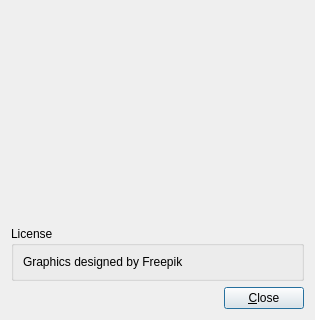
<?xml version="1.0" encoding="UTF-8"?>
<ui version="4.0">
 <class>AboutDialog</class>
 <widget class="QDialog" name="AboutDialog">
  <property name="geometry">
   <rect>
    <x>0</x>
    <y>0</y>
    <width>315</width>
    <height>320</height>
   </rect>
  </property>
  <property name="windowTitle">
   <string>About Hypha Manager</string>
  </property>
  <property name="windowIcon">
   <iconset resource="../res/main.qrc">
    <normaloff>:/main/hypha_mini</normaloff>:/main/hypha_mini</iconset>
  </property>
  <layout class="QGridLayout" name="gridLayout">
   <item row="3" column="0">
    <spacer name="horizontalSpacer">
     <property name="orientation">
      <enum>Qt::Horizontal</enum>
     </property>
     <property name="sizeHint" stdset="0">
      <size>
       <width>40</width>
       <height>20</height>
      </size>
     </property>
    </spacer>
   </item>
   <item row="1" column="0">
    <spacer name="verticalSpacer_2">
     <property name="orientation">
      <enum>Qt::Vertical</enum>
     </property>
     <property name="sizeHint" stdset="0">
      <size>
       <width>20</width>
       <height>40</height>
      </size>
     </property>
    </spacer>
   </item>
   <item row="0" column="0">
    <widget class="QLabel" name="label">
     <property name="text">
      <string/>
     </property>
     <property name="pixmap">
      <pixmap resource="../res/main.qrc">:/main/hypha_text</pixmap>
     </property>
     <property name="scaledContents">
      <bool>true</bool>
     </property>
    </widget>
   </item>
   <item row="3" column="1">
    <widget class="QPushButton" name="closeButton">
     <property name="text">
      <string>&amp;Close</string>
     </property>
    </widget>
   </item>
   <item row="0" column="1" rowspan="2">
    <spacer name="verticalSpacer">
     <property name="orientation">
      <enum>Qt::Vertical</enum>
     </property>
     <property name="sizeHint" stdset="0">
      <size>
       <width>20</width>
       <height>40</height>
      </size>
     </property>
    </spacer>
   </item>
   <item row="2" column="0" colspan="2">
    <widget class="QGroupBox" name="groupBox">
     <property name="title">
      <string>License</string>
     </property>
     <layout class="QGridLayout" name="gridLayout_2">
      <item row="0" column="0">
       <widget class="QLabel" name="label_2">
        <property name="text">
         <string>Graphics designed by Freepik</string>
        </property>
       </widget>
      </item>
     </layout>
    </widget>
   </item>
  </layout>
 </widget>
 <resources>
  <include location="../res/main.qrc"/>
 </resources>
 <connections>
  <connection>
   <sender>closeButton</sender>
   <signal>clicked()</signal>
   <receiver>AboutDialog</receiver>
   <slot>accept()</slot>
   <hints>
    <hint type="sourcelabel">
     <x>188</x>
     <y>295</y>
    </hint>
    <hint type="destinationlabel">
     <x>119</x>
     <y>159</y>
    </hint>
   </hints>
  </connection>
 </connections>
</ui>
